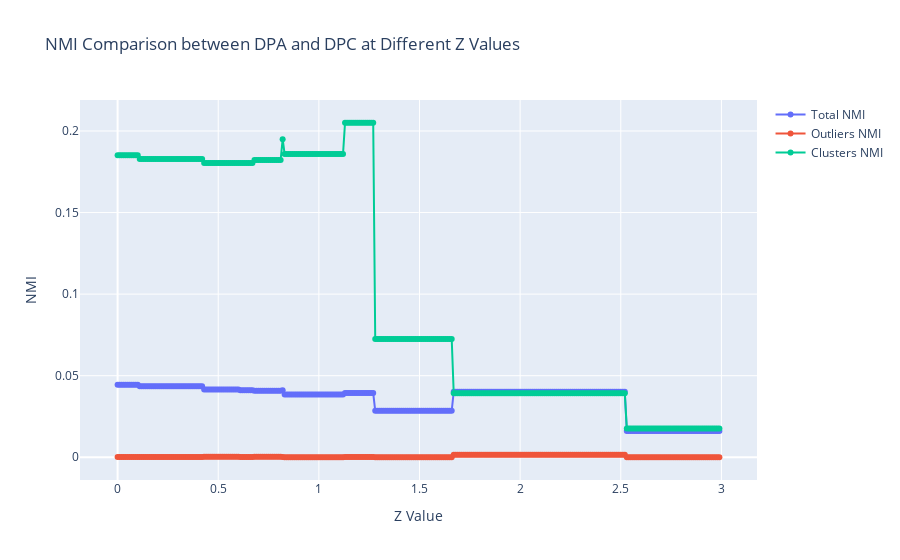

The code cell stored with this chart in its notebook:
### Code cell
import numpy as np
import plotly.graph_objs as go
import plotly.offline as pyo
from sklearn.metrics import normalized_mutual_info_score
import contextlib
import io

# 假设您已经有DPC聚类标签
cluster_labels_dpc = clustering_instance.df['cluster_label'].values

# 创建Z值的范围
Z_values = np.arange(0, 3, 0.01)

# 初始化NMI列表和簇数量列表
NMI_scores_total = []
NMI_scores_outliers = []
NMI_scores_clusters = []
DPA_cluster_counts = []

for Z in Z_values:
    # 运行DPA算法时抑制输出
    with contextlib.redirect_stdout(io.StringIO()):
        data.compute_clustering_ADP(Z=Z, halo=True)
    
    # 获取DPA聚类标签
    cluster_labels_dpa_raw = np.array(data.cluster_assignment, dtype=int)
    full_cluster_labels_dpa = np.full(X.shape[0], -2, dtype=int)  # 长度为 4511

    # 使用 unique_indices 映射，将 data.X 上的标签放回 X 的相应位置
    # unique_indices[i] 是 X 的行号，cluster_labels_dpa_raw[i] 是标签
    full_cluster_labels_dpa[unique_indices] = cluster_labels_dpa_raw
      # 映射完成后，full_cluster_labels_dpa 就是最终的DPA标签映射，长度=4511
    cluster_labels_dpa = full_cluster_labels_dpa 
    
    # 确保DPA聚类标签的长度与DPC聚类标签的长度一致
    if len(cluster_labels_dpa) != len(cluster_labels_dpc):
        print(f"长度不匹配：Z={Z}，DPA标签长度={len(cluster_labels_dpa)}，DPC标签长度={len(cluster_labels_dpc)}")
        continue  # 跳过这个Z值
    
    # 计算DPA的簇数量（不包括异常值或噪声点）
    unique_labels_dpa = np.unique(cluster_labels_dpa)
    n_clusters_dpa = len(unique_labels_dpa[unique_labels_dpa != -1])
    DPA_cluster_counts.append(n_clusters_dpa)
    
    # 计算NMI
    nmi_total = normalized_mutual_info_score(cluster_labels_dpc, cluster_labels_dpa)
    outlier_labels_dpc = (cluster_labels_dpc == -1).astype(int)
    outlier_labels_dpa = (cluster_labels_dpa == -1).astype(int)
    nmi_outliers = normalized_mutual_info_score(outlier_labels_dpc, outlier_labels_dpa)
    non_outlier_indices = np.where((cluster_labels_dpc != -1) & (cluster_labels_dpa != -1))[0]
    cluster_labels_dpc_clusters = cluster_labels_dpc[non_outlier_indices]
    cluster_labels_dpa_clusters = cluster_labels_dpa[non_outlier_indices]
    if len(cluster_labels_dpc_clusters) > 0 and len(cluster_labels_dpa_clusters) > 0:
        nmi_clusters = normalized_mutual_info_score(cluster_labels_dpc_clusters, cluster_labels_dpa_clusters)
    else:
        nmi_clusters = np.nan
    
    NMI_scores_total.append(nmi_total)
    NMI_scores_outliers.append(nmi_outliers)
    NMI_scores_clusters.append(nmi_clusters)

# 使用Plotly绘制交互式图形
trace_total = go.Scatter(
    x=Z_values,
    y=NMI_scores_total,
    mode='lines+markers',
    name='Total NMI',
    hovertemplate='Z Value: %{x}<br>Total NMI: %{y:.4f}<br>Cluster Count: %{customdata}<extra></extra>',
    customdata=DPA_cluster_counts
)

trace_outliers = go.Scatter(
    x=Z_values,
    y=NMI_scores_outliers,
    mode='lines+markers',
    name='Outliers NMI',
    hovertemplate='Z Value: %{x}<br>Outliers NMI: %{y:.4f}<extra></extra>'
)

trace_clusters = go.Scatter(
    x=Z_values,
    y=NMI_scores_clusters,
    mode='lines+markers',
    name='Clusters NMI',
    hovertemplate='Z Value: %{x}<br>Clusters NMI: %{y:.4f}<extra></extra>'
)

layout = go.Layout(
    title='NMI Comparison between DPA and DPC at Different Z Values',
    xaxis=dict(title='Z Value'),
    yaxis=dict(title='NMI'),
    hovermode='x unified'
)

fig = go.Figure(data=[trace_total, trace_outliers, trace_clusters], layout=layout)

# 在Jupyter Notebook中显示图形
pyo.init_notebook_mode(connected=True)
pyo.iplot(fig)

### Figure 1 — Plotly figure (JSON) as saved in the notebook; plotly's stock layout.template omitted (floating-point values rounded to 4 significant figures; data arrays with more than 128 entries replaced by an {"elided": "..."} marker saying what was removed)
{"data": [{"customdata": {"elided": "300 int values"}, "hovertemplate": "Z Value: %{x}<br>Total NMI: %{y:.4f}<br>Cluster Count: %{customdata}<extra></extra>", "mode": "lines+markers", "name": "Total NMI", "type": "scatter", "x": {"elided": "300 float values"}, "y": {"elided": "300 float values"}}, {"hovertemplate": "Z Value: %{x}<br>Outliers NMI: %{y:.4f}<extra></extra>", "mode": "lines+markers", "name": "Outliers NMI", "type": "scatter", "x": {"elided": "300 float values"}, "y": {"elided": "300 float values"}}, {"hovertemplate": "Z Value: %{x}<br>Clusters NMI: %{y:.4f}<extra></extra>", "mode": "lines+markers", "name": "Clusters NMI", "type": "scatter", "x": {"elided": "300 float values"}, "y": {"elided": "300 float values"}}], "layout": {"autosize": true, "hovermode": "x unified", "title": {"text": "NMI Comparison between DPA and DPC at Different Z Values"}, "xaxis": {"autorange": true, "range": [-0.1819, 3.172], "title": {"text": "Z Value"}, "type": "linear"}, "yaxis": {"autorange": true, "range": [-0.01692, 0.222], "title": {"text": "NMI"}, "type": "linear"}}}
